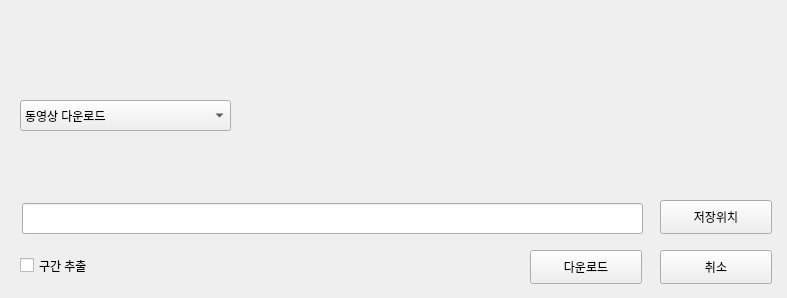
<?xml version="1.0" encoding="UTF-8"?>
<ui version="4.0">
 <class>MainWindow</class>
 <widget class="QMainWindow" name="MainWindow">
  <property name="geometry">
   <rect>
    <x>0</x>
    <y>0</y>
    <width>787</width>
    <height>298</height>
   </rect>
  </property>
  <property name="minimumSize">
   <size>
    <width>787</width>
    <height>0</height>
   </size>
  </property>
  <property name="maximumSize">
   <size>
    <width>787</width>
    <height>16777215</height>
   </size>
  </property>
  <property name="windowTitle">
   <string>다운로드 목록</string>
  </property>
  <widget class="QWidget" name="centralwidget">
   <widget class="QLabel" name="thumbnail">
    <property name="geometry">
     <rect>
      <x>10</x>
      <y>10</y>
      <width>141</width>
      <height>71</height>
     </rect>
    </property>
    <property name="text">
     <string/>
    </property>
   </widget>
   <widget class="QLabel" name="title">
    <property name="geometry">
     <rect>
      <x>160</x>
      <y>15</y>
      <width>631</width>
      <height>21</height>
     </rect>
    </property>
    <property name="text">
     <string/>
    </property>
   </widget>
   <widget class="QLabel" name="label_2">
    <property name="geometry">
     <rect>
      <x>160</x>
      <y>50</y>
      <width>21</width>
      <height>21</height>
     </rect>
    </property>
    <property name="text">
     <string/>
    </property>
    <property name="pixmap">
     <pixmap resource="../Img/resource.qrc">:/Icon/clock.png</pixmap>
    </property>
    <property name="scaledContents">
     <bool>true</bool>
    </property>
   </widget>
   <widget class="QLabel" name="time">
    <property name="geometry">
     <rect>
      <x>190</x>
      <y>50</y>
      <width>77</width>
      <height>21</height>
     </rect>
    </property>
    <property name="text">
     <string/>
    </property>
   </widget>
   <widget class="QLabel" name="label_3">
    <property name="geometry">
     <rect>
      <x>310</x>
      <y>50</y>
      <width>21</width>
      <height>21</height>
     </rect>
    </property>
    <property name="text">
     <string/>
    </property>
    <property name="pixmap">
     <pixmap resource="../Img/resource.qrc">:/Icon/link.png</pixmap>
    </property>
    <property name="scaledContents">
     <bool>true</bool>
    </property>
   </widget>
   <widget class="QLabel" name="link">
    <property name="geometry">
     <rect>
      <x>340</x>
      <y>50</y>
      <width>451</width>
      <height>21</height>
     </rect>
    </property>
    <property name="text">
     <string/>
    </property>
    <property name="openExternalLinks">
     <bool>true</bool>
    </property>
   </widget>
   <widget class="QComboBox" name="comboBox">
    <property name="geometry">
     <rect>
      <x>20</x>
      <y>100</y>
      <width>211</width>
      <height>31</height>
     </rect>
    </property>
    <item>
     <property name="text">
      <string>동영상 다운로드</string>
     </property>
    </item>
    <item>
     <property name="text">
      <string>음원 추출</string>
     </property>
    </item>
   </widget>
   <widget class="QPushButton" name="saveBtn">
    <property name="geometry">
     <rect>
      <x>660</x>
      <y>200</y>
      <width>112</width>
      <height>34</height>
     </rect>
    </property>
    <property name="text">
     <string>저장위치</string>
    </property>
   </widget>
   <widget class="QLineEdit" name="storage">
    <property name="geometry">
     <rect>
      <x>22</x>
      <y>203</y>
      <width>621</width>
      <height>31</height>
     </rect>
    </property>
   </widget>
   <widget class="QPushButton" name="cancelBtn">
    <property name="geometry">
     <rect>
      <x>660</x>
      <y>250</y>
      <width>112</width>
      <height>34</height>
     </rect>
    </property>
    <property name="text">
     <string>취소</string>
    </property>
   </widget>
   <widget class="QPushButton" name="downloadBtn">
    <property name="geometry">
     <rect>
      <x>530</x>
      <y>250</y>
      <width>112</width>
      <height>34</height>
     </rect>
    </property>
    <property name="text">
     <string>다운로드</string>
    </property>
   </widget>
   <widget class="QStackedWidget" name="stackedWidget">
    <property name="geometry">
     <rect>
      <x>0</x>
      <y>150</y>
      <width>791</width>
      <height>21</height>
     </rect>
    </property>
    <widget class="QWidget" name="page"/>
    <widget class="QWidget" name="page_2"/>
   </widget>
   <widget class="QCheckBox" name="checkBox">
    <property name="geometry">
     <rect>
      <x>20</x>
      <y>250</y>
      <width>116</width>
      <height>31</height>
     </rect>
    </property>
    <property name="text">
     <string>구간 추출</string>
    </property>
   </widget>
  </widget>
 </widget>
 <resources>
  <include location="../Img/resource.qrc"/>
 </resources>
 <connections/>
</ui>
